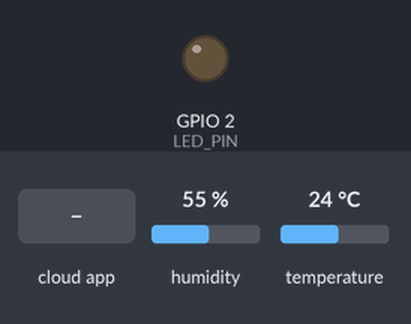
Simulated run of this sketch. Board: ESP32. Parts: output pins drawn as LEDs (lit = HIGH). The inputs (shaded band) are chosen by the test bench; at power-on: humidity 55 %, temperature 24 °C. WiFi joins after 1.5 s; servers stay silent unless stated; the Firebase database answers and starts empty; what the sketch prints to the serial monitor is not drawn.

Above: at 2.8 s.
2.9 s: the phone or cloud app sets led to 1
At 5.2 s:
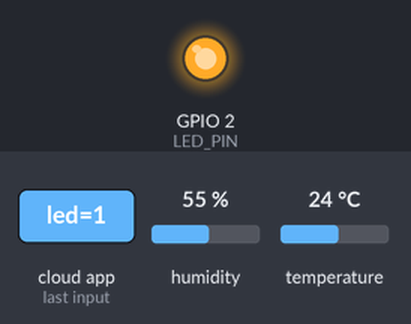
6.0 s: the phone or cloud app sets led to 0
At 7.9 s:
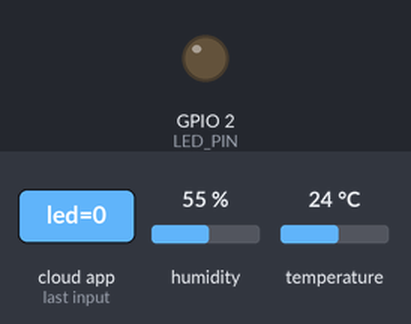
Timing chart, 0 to 9.4 s (numbered marks = the images above; inputs shaded):
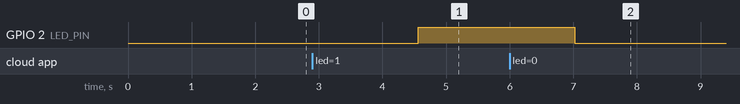

The sketch:

ESP32_firebase.ino
```cpp
#include <WiFi.h>
#include <FirebaseESP32.h>
#include <DHT.h>

// Cấu hình WiFi
#define WIFI_SSID "Tong"
#define WIFI_PASS "12345678to"

// Cấu hình Firebase
#define FIREBASE_HOST "cambiennhiet-d28ff-default-rtdb.firebaseio.com"
#define FIREBASE_AUTH "StWKvXvWrTNM4MwKots2jRoza58uQeMcMjKRrq4oE"

// Cấu hình cảm biến
#define DHTPIN 4       // GPIO4 kết nối DHT22
#define DHTTYPE DHT22
#define LED_PIN LED_BUILTIN // Sử dụng LED_BUILTIN (GPIO2)

DHT dht(DHTPIN, DHTTYPE);

// Khai báo đối tượng Firebase
FirebaseData fbData;
FirebaseConfig config;
FirebaseAuth auth;

void setup() {
  Serial.begin(115200);
  pinMode(LED_PIN, OUTPUT);
  digitalWrite(LED_PIN, LOW);
  dht.begin();

  // Kết nối WiFi
  Serial.print("Connecting to WiFi...");
  WiFi.begin(WIFI_SSID, WIFI_PASS);
  while (WiFi.status() != WL_CONNECTED) {
    delay(500);
    Serial.print(".");
  }
  Serial.println("\nConnected to WiFi!");

  // Cấu hình Firebase
  config.host = FIREBASE_HOST;
  config.signer.tokens.legacy_token = FIREBASE_AUTH;

  Firebase.begin(&config, &auth);
  Firebase.reconnectWiFi(true);

  // Kiểm tra kết nối Firebase
  if (Firebase.setString(fbData, "/test/connection", "ok")) {
    Serial.println("Connected to Firebase successfully!");
  } else {
    Serial.println("Failed to connect to Firebase: " + fbData.errorReason());
  }
}

void loop() {
  // Đọc dữ liệu từ DHT22
  float temp = dht.readTemperature();
  float humi = dht.readHumidity();

  if (!isnan(temp) && !isnan(humi)) {
    // Gửi dữ liệu lên Firebase theo cấu trúc mới
    if (Firebase.setFloat(fbData, "/NhietDo", temp)) {
      Serial.printf("Nhiệt độ: %.2f°C đã gửi lên Firebase\n", temp);
    } else {
      Serial.println("Lỗi gửi nhiệt độ: " + fbData.errorReason());
    }

    if (Firebase.setFloat(fbData, "/DoAm", humi)) {
      Serial.printf("Độ ẩm: %.2f%% đã gửi lên Firebase\n", humi);
    } else {
      Serial.println("Lỗi gửi độ ẩm: " + fbData.errorReason());
    }
  } else {
    Serial.println("Lỗi đọc từ cảm biến DHT!");
  }

  // Nhận lệnh điều khiển LED từ Firebase (kiểu số 0/1)
  if (Firebase.getInt(fbData, "/led")) {
    int ledState = fbData.intData();
    digitalWrite(LED_PIN, ledState ? HIGH : LOW);
    Serial.println("Trạng thái LED: " + String(ledState ? "BẬT" : "TẮT"));
  } else {
    Serial.println("Lỗi đọc trạng thái LED: " + fbData.errorReason());
  }

  delay(2000); // Chờ 2 giây
}
```

Measured:
- after the input at 2.9 s, GPIO 2 (LED_PIN): LOW → HIGH after 1.7 s
- after the input at 6.0 s, GPIO 2 (LED_PIN): HIGH → LOW after 1.0 s
